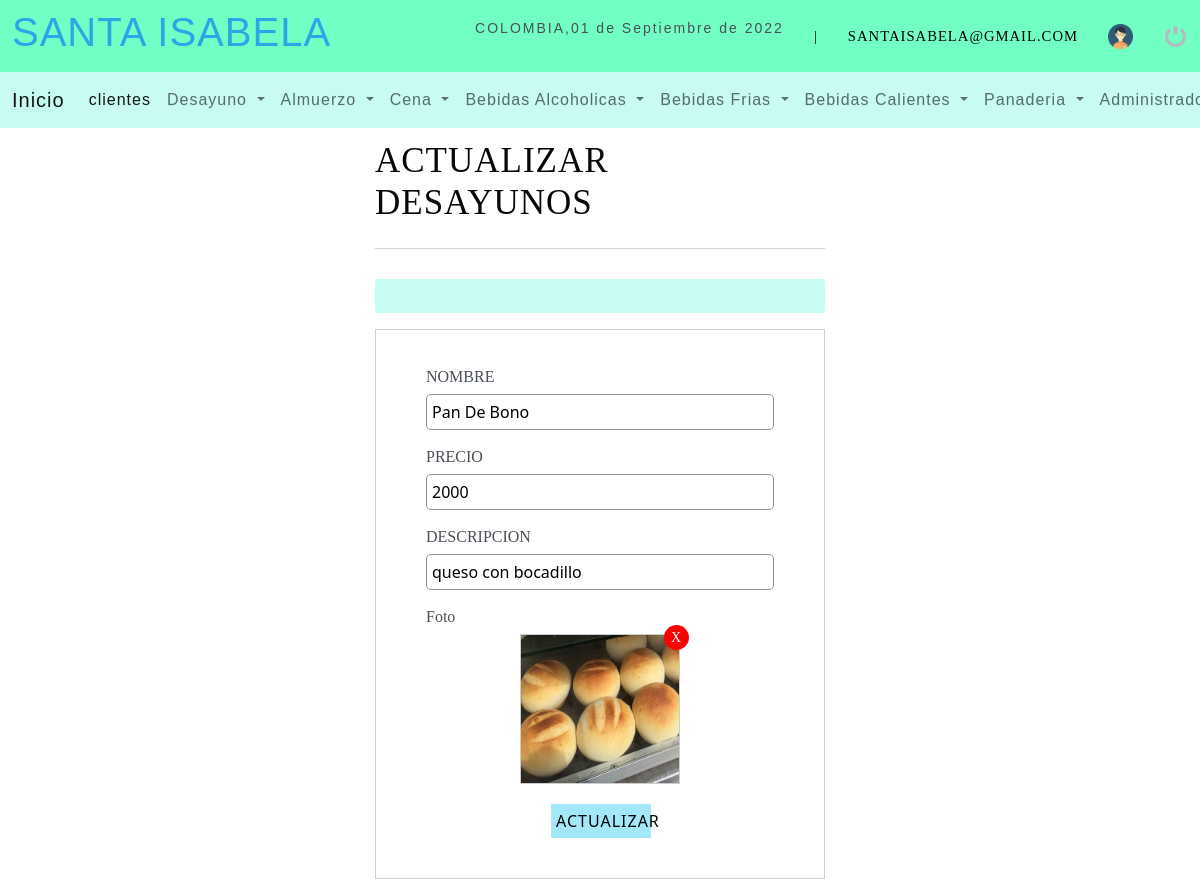
Page /sistema/Editar_Desayuno.php?id=1 (signed in) on the committed database.
### tables this page shows
CREATE TABLE `desayuno` (
  `id_desayuno` int(10) NOT NULL,
  `nombre` varchar(50) NOT NULL,
  `precio` int(10) NOT NULL,
  `descripcion` varchar(150) NOT NULL,
  `foto` varchar(300) NOT NULL,
  `estatus` int(11) NOT NULL DEFAULT '1'
);

### sistema/Editar_Desayuno.php (the view, shortened to what this page needs)
<?php
include "../conexion.php";
if(empty($_REQUEST['id']))
{
    header ("location:Listar_Desayuno.php");
}else{
    $id_desayuno=$_REQUEST['id'];
$query=mysqli_query($conexion,"SELECT id_desayuno,nombre,precio,descripcion,foto FROM desayuno WHERE id_desayuno=$id_desayuno AND estatus=1");
$result=mysqli_num_rows($query);
$foto='';
$classRemove='notBlock';
if($result >0){
    $data=mysqli_fetch_assoc($query);
if($data['foto']!='img_producto.png'){
    $classRemove='';
    $foto='<img id="img" src="img/desayuno/'.$data['foto'].'" alt="producto">';
}
}else{
    header ("location:Listar_Desayuno.php");
}
}
?>
<!DOCTYPE html>
<html lang="en">
<head>
	<?php include "includes/scripts.php";?>
</head>
<body>
<?php include "includes/header.php";?>
	<section id="container">
		<div class="form_register">
            <h1>ACTUALIZAR DESAYUNOS</h1>
            <hr>
            <div class="alert"><?php echo isset($alert)? $alert:'';?></div>
            <form action="" method="post" enctype="multipart/form-data">
            <label for="nombre">NOMBRE</label>
            <input type="text" name="nombre" id="nombre" placeholder="nombre" required value="<?php echo $data['nombre'];?>">
            <label for="precio">PRECIO</label>
            <input type="number" name="precio" id="precio" placeholder="precio" required  value="<?php echo $data['precio'];?>">
            <label for="descripcion">DESCRIPCION</label>
            <input type="text" name="descripcion" id="descripcion" placeholder="descripcion" required  value="<?php echo $data['descripcion'];?>">
            <div class="photo">
	           <label for="foto">Foto</label>
            <div class="prevPhoto">
            <span class="delPhoto <?php echo $classRemove;?>">X</span>
           <label for="foto"></label>
           <?php echo $foto ;?>
            </div>
</div>
            <button type="submit" class="btn_save">ACTUALIZAR</button>
            </form>
        </div>
	</section>

### sistema/css/header.css (style rules this page uses)
* { margin: 0; padding: 0; box-sizing: border-box; }
body { background: #ededed; }
h1, h2, h3, h4, h5, h6 { font-family: 'arial'; font-weight: bold; letter-spacing: 1px; }
h1 { font-size: 26px; }
span { font-family: 'GothamBook'; letter-spacing: 1px; font-size: 14px; line-height: 20px; }

### sistema/css/registrar.css (style rules this page uses)
* { margin:0px; padding: 0px; box-sizing:border-box; }
.form_register { width: 450px; margin: auto; }
.form_register h1 { color: #080808; font-size: 20pt; font-family: 'GothamBook'; }
hr { border:0 ; background:#ccc ; height: 1px; margin:10px 0 ; display:block ; }
form { background:#fff ; margin:auto ; padding: 20px 50px; border: 1px solid #d1d1d1; }
label { display: block; font-size: 12pt; font-family: 'GothamBook'; margin: 15px auto 5px auto; }
input,select { display: block; width: 100%; font-size: 11pt; padding: 5px; border: 1px solid #85929e; border-radius: 5px; }
.btn_save { font-size: 12pt; background: #a2e8f8; padding: 5px; color: rgb(0, 0, 0); letter-spacing: 1px; border: 0; cursor: pointer; margin: 20px 125PX; width: 100px; }
.alert { width: 100%; background: #c8fcf3; border-radius: 6px; margin: 30px auto; }

### sistema/css/listar_administrador.css (style rules this page uses)
* { margin: 0; padding: 0; box-sizing: border-box; }
#container h1 { margin-top: 140px; font-size:35px ; display: inline-block; }

### sistema/css/eliminar_administrador.css (style rules this page uses)
* { margin:0px; padding: 0px; box-sizing:border-box; }

### sistema/css/foto.css (style rules this page uses)
.prevPhoto { display: flex; justify-content: space-between; width: 160px; height: 150px; border: 1px solid #CCC; position: relative; cursor: pointer; background: url(../images/uploads/user.png); background-repeat: no-repeat; background-size: cover; background-position: center center; margin: auto; }
.prevPhoto label { cursor: pointer; width: 100%; height: 100%; position: absolute; top: 0; left: 0; z-index: 2; }
.prevPhoto img { width: 100%; height: 100%; }
.delPhoto { color: #FFF; display: -webkit-flex; display: -moz-flex; display: -ms-flex; display: -o-flex; display: flex; justify-content: center; align-items: center; border-radius: 50%; width: 25px; height: 25px; background: red; position: absolute; right: -10px; top: -10px; z-index: 10; }

### rows in the picture
desayuno: nombre "Pan De Bono", precio "2000", descripcion "queso con bocadillo", foto (picture)

### other values in the picture
fechac() "01 de Septiembre de 2022"
$_SESSION['correo'] "SANTAISABELA@GMAIL.COM"
